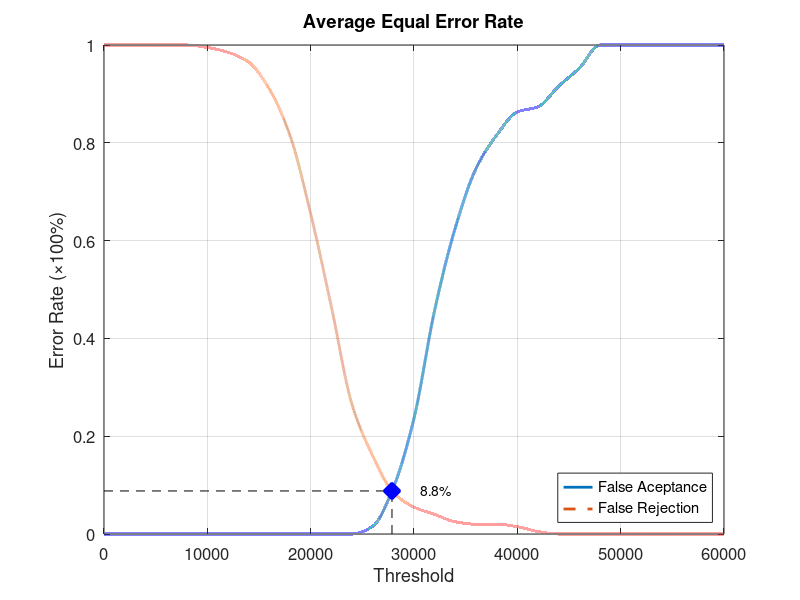
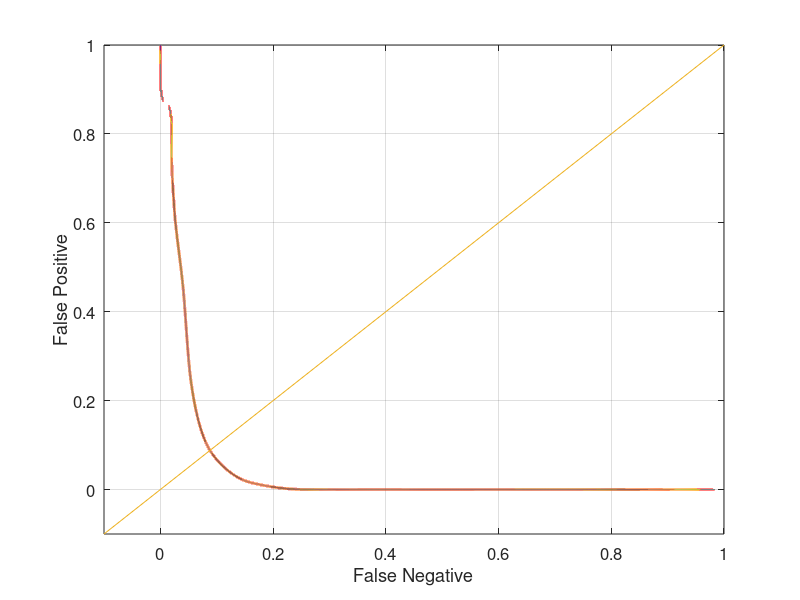

These charts were generated, in order, by the following MATLAB code:
function yEER = Database5_3
close all;
clear;
clc;
x = 0:2000:60000;
xq = 0:0.5:60000;

y0 = [0 0 0 0 0 0 0 0 0 0 0 0 0 0.0157895 0.0947368 0.236842 0.457895 0.626316 0.747368 0.815789 0.863158 0.873684 0.915789 0.952632 1 1 1 1 1 1 1];
yy0 = interp1(x, y0, xq, 'pchip');
y1 = [1 1 1 1 1 0.995 0.985 0.965 0.91 0.815 0.655 0.465 0.265 0.16 0.085 0.055 0.04 0.025 0.02 0.02 0.015 0.005 0 0 0 0 0 0 0 0 0];
yy1 = interp1(x, y1, xq, 'pchip');

% Calculating EER: 
y2 = abs(y0 - y1);
find(y2 == min(y2))
yy2 = abs(yy0 - yy1);
xEER = find(yy2 == min(yy2));
xEERIndex = xq(xEER) % X-axis EER
yEER = yy0(xEER) % Y-axis EER

main = figure
plot(xq, yy0,'-','LineWidth', 2);	hold on
plot(xq, yy1,'--','LineWidth', 2);	hold on
plot([xEERIndex xEERIndex], [0 yEER], 'k--');	hold on
plot([0 xEERIndex], [yEER yEER], 'k--');	hold on
plot(xEERIndex, yEER, 'bx', 'LineWidth', 10);	hold on
text(xEERIndex + 10 * xEERIndex / 100, yEER, [num2str(round((10000 * yEER)) / 100) '%'])
legend('False Aceptance', 'False Rejection', 'Location', 'SouthEast')
xlabel('Threshold')
ylabel('Error Rate (\times100%)')
title('Average Equal Error Rate')
set(gca, 'FontSize', 12)
axis([0 60000 0 1])
grid on

print(main, 'Database5_3Main', '-dpng');
FNRxFPR = figure('Color', [1 1 1]);
plot(yy1, yy0, '-', yy1, yy0, 'LineWidth', 2);
hold on
y = -0.1:0.1:1
plot(y, y); 
set(gca, 'FontSize', 12)
xlabel('False Negative')
ylabel('False Positive')
axis([-0.1 1 -0.1 1])
set(gca, 'FontSize', 12)
grid on

print(FNRxFPR, 'Database5_3FNRxFPR','-dpng');
end
